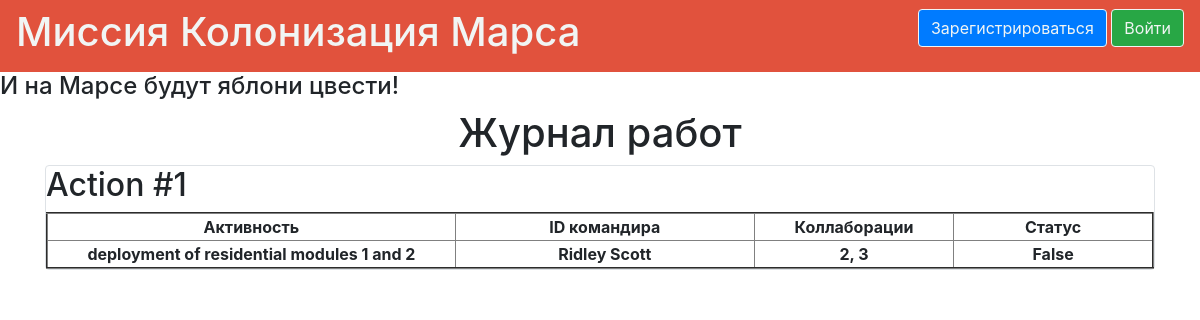
The app's page /, older data.
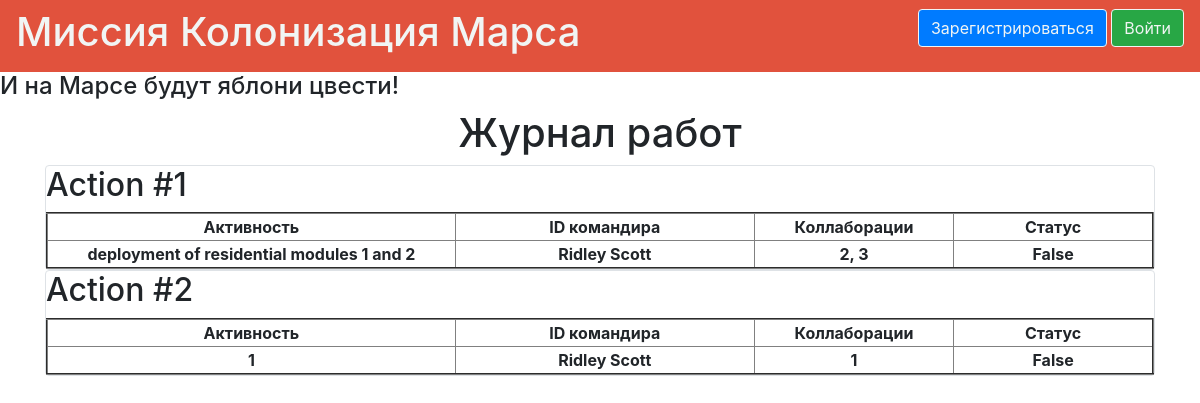
The same page, newer data.
### data/jobs.py (models this page shows)
class Jobs(SqlAlchemyBase, SerializerMixin):
    __tablename__ = 'jobs'
    id = sqlalchemy.Column(sqlalchemy.Integer,
                           primary_key=True, autoincrement=True)
    team_leader = sqlalchemy.Column(sqlalchemy.Integer, nullable=True)
    job = sqlalchemy.Column(sqlalchemy.String, nullable=True)
    work_size = sqlalchemy.Column(sqlalchemy.Integer, nullable=True)
    collaborators = sqlalchemy.Column(sqlalchemy.String, nullable=True)
    is_finished = sqlalchemy.Column(sqlalchemy.Boolean, nullable=True)
    start_date = sqlalchemy.Column(sqlalchemy.DateTime,
                                   default=datetime.datetime.now)
    end_date = sqlalchemy.Column(sqlalchemy.DateTime,
                                 default=datetime.datetime.now)

### data/users.py (models this page shows, shortened)
class User(SqlAlchemyBase, UserMixin, SerializerMixin):
    __tablename__ = 'users'
    id = sqlalchemy.Column(sqlalchemy.Integer,
                           primary_key=True, autoincrement=True)
    surname = sqlalchemy.Column(sqlalchemy.String, nullable=True)
    name = sqlalchemy.Column(sqlalchemy.String, nullable=True)
    age = sqlalchemy.Column(sqlalchemy.Integer, nullable=True)
    position = sqlalchemy.Column(sqlalchemy.String, nullable=True)
    speciality = sqlalchemy.Column(sqlalchemy.String, nullable=True)
    address = sqlalchemy.Column(sqlalchemy.String, nullable=True)
    email = sqlalchemy.Column(sqlalchemy.String,
                              index=True, unique=True, nullable=True)
    hashed_password = sqlalchemy.Column(sqlalchemy.String, nullable=True)
    modified_date = sqlalchemy.Column(sqlalchemy.DateTime,
                                      default=datetime.datetime.now)
    def __repr__(self):
        return f"{self.name} {self.surname}"

### main.py (the view)
@app.route("/")
def index():
    db_sess = db_session.create_session()
    news = db_sess.query(Jobs)
    users = db_sess.query(User).all()
    name = {}
    for i in news:
        for j in range(len(users)):
            if i.team_leader == j + 1:
                name[i.team_leader] = users[j]
                break
    return render_template("index.html", news=news, name=name)

### data/db_session.py (called while the page is built)
def create_session() -> Session:
    global __factory
    return __factory()

### templates/index.html
{% extends "base.html" %}
{% block content %}
<h1><center>Журнал работ</center></h1>
{% for item in news %}
<div class="col-md6 border rounded">
    <h2>Action #{{item.id}}</h2>
    <div>
        <table border="2">
            <tr>
                <th width="410"><center>Активность</center></th>
                <th width="300"><center>ID командира</center></th>
                <th width="200"><center>Коллаборации</center></th>
                <th width="200"><center>Статус</center></th>
            </tr>
            <tr>
                <th width="410"><center>{{item.job}}</center></th>
                <th width="300"><center>{{name[item.team_leader]}}</center></th>
                <th width="200"><center>{{item.collaborators}}</center></th>
                <th width="200"><center>{{item.is_finished}}</center></th>
            </tr>
        </table>
    </div>
</div>
{% endfor %}
{% endblock %}

Row changes from the older to the newer data that the page shows:
added Jobs: id "2", job "1", team_leader.surname "Ridley Scott", collaborators "1", is_finished "False"
